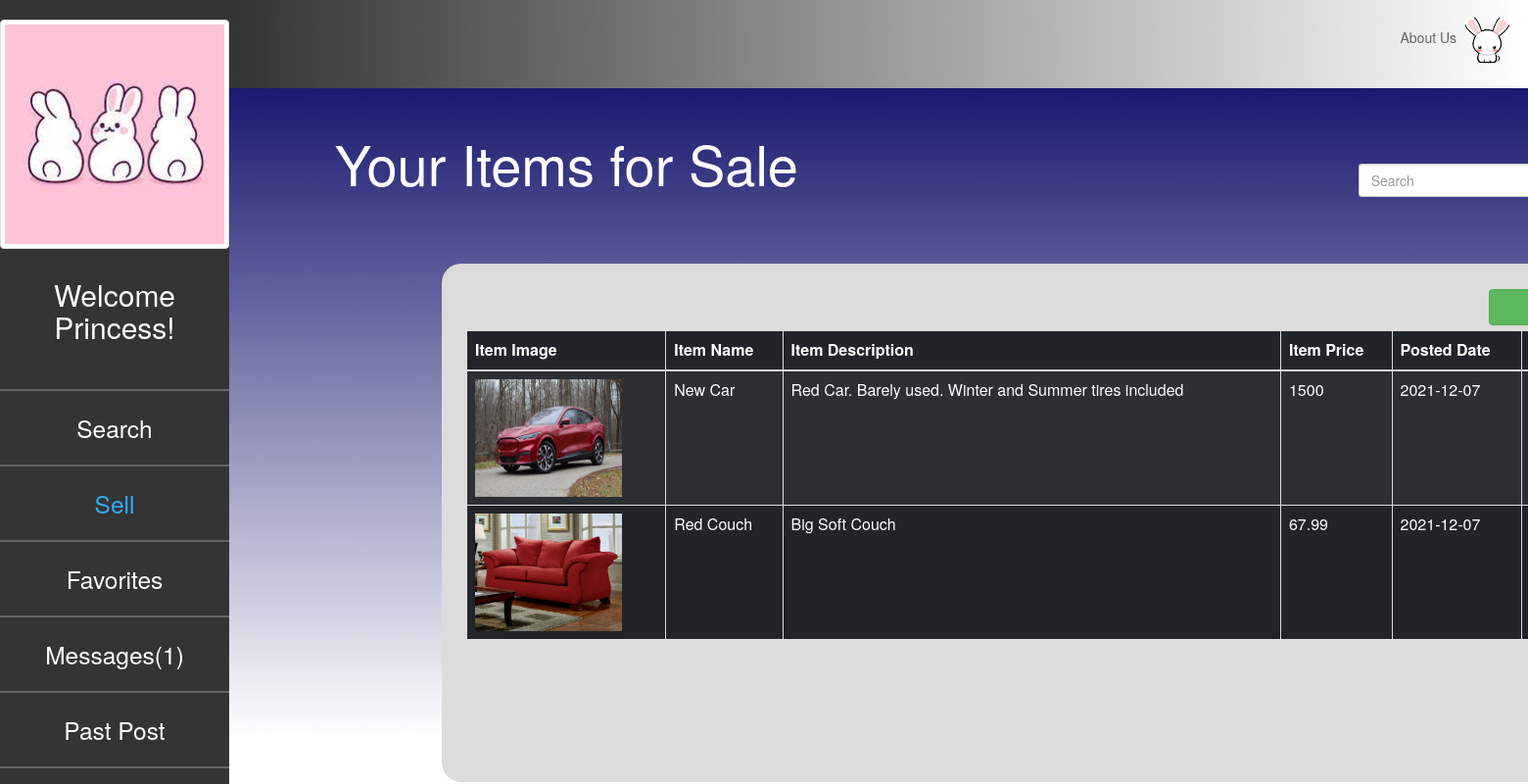
Page /Item/add (signed in) on the committed database.
### tables this page shows
CREATE TABLE `item` (
  `item_id` int(11) NOT NULL,
  `profile_id` int(11) NOT NULL,
  `item_name` varchar(50) NOT NULL,
  `item_pic` varchar(50) NOT NULL,
  `item_desc` text NOT NULL,
  `item_price` double NOT NULL,
  `posted_date` date NOT NULL DEFAULT current_timestamp(),
  `visits` int(11) NOT NULL,
  `status` enum('available','unavailable') NOT NULL DEFAULT 'available'
);

### app/core/Controller.php (called while the page is built, shortened)
<?php
class Controller{
	public function view($name,$data=null){
		include 'app/views/' . $name . '.php';
	}
}

### app/controllers/Item.php (called while the page is built, shortened)
<?php
class Item extends \app\core\Controller{
	public function index(){
		$item = new \app\models\Item();
		$result = $item->getAllItem($_SESSION['profile_id']);
		$this->view('Item/index',['item'=>$result]);
	}
}

### app/core/App.php (called while the page is built, shortened)
<?php
class App{
	private $method = 'index';
	public function __construct(){
		$url = $this->parseURL();
		if(isset($url[0])){
			unset($url[0]);
		}
		$this->controller = new $this->controller;
		if(isset($url[1])){
			unset($url[1]);
		}
		$this->params = $url ? array_values($url) : [];
		call_user_func_array(array($this->controller, $this->method), $this->params);
	}
	public function parseURL(){
		if(isset($_GET['url'])){
			return explode('/', filter_var(rtrim($_GET['url'], '/'),FILTER_SANITIZE_URL));
		}
	}
}

### index.php (called while the page is built, shortened)
<?php
new \app\core\App();

### app/models/Item.php (called while the page is built, shortened)
<?php
class Item extends \app\core\Model{
    public function getAllItem($profile_id){
        $SQL = "SELECT * FROM item WHERE profile_id = :profile_id AND `status` = 'available'";
        $STMT = self::$_connection->prepare($SQL);
        $STMT->execute(['profile_id'=>$profile_id]);
        $STMT->setFetchMode(\PDO::FETCH_CLASS,'app\\models\\Item');
        return $STMT->fetchAll();
    }
}

### app/core/Model.php (called while the page is built, shortened)
<?php
class Model{
	public function __construct(){
		$username = 'root';
		$password = '';
		$host = 'localhost';
		$DBname = 'teamproject';
	}
}

### app/views/Item/index.php (the view, shortened to what this page needs)
<html>
<head>
    <link href="https://cdn.jsdelivr.net/npm/bootstrap@5.1.3/dist/css/bootstrap.min.css" rel="stylesheet"
>
    <link rel="stylesheet" href="/app/css/design.css">
    <link rel="stylesheet" href="https://maxcdn.bootstrapcdn.com/bootstrap/3.4.1/css/bootstrap.min.css">
</head>
<body id='container'>
<div class="sidenav">
    <center>
    <img src="<?=$_SESSION['profile_pic'] ?>" class='img-thumbnail img-fluid' alt="Responsive image" id='logo' alt="">
    <center>
    <h2 class="nav-title" style="color:white; margin-top: 30px">
        Welcome <?=$_SESSION['profile_name'] ?>!
    </h2>
    <div class="admin-navbar-items">
        <hr class="admin-hr">
        <a href="/Profile/index">Search</a>
        <hr class="admin-hr">
        <a style="color: #2fadfc;" href="/Item/add">Sell</a>
        <hr class="admin-hr">
        <a href="/Favorite/index">Favorites</a>
        <hr class="admin-hr">
        <a href="/Message/index">Messages(<?php echo $_SESSION['messages_count'] ?>)</a>
        <hr class="admin-hr">
        <a href="/Item/past">Past Post</a>
        <hr class="admin-hr">
    </div>
    </center>
</div>
    <div class="p-4 topBar">
        <ul id="right-side">
            <a href="">About Us
                <img src="/images/bunny.gif" id="profilepic">
            </a>
        </ul>
    </div>
    <div class="blue-box">
     <div class="container" style="margin-left: 7%;">
         <form action="/Item/search" method="POST">
                 <div style='display:inline-block; margin-top: 4%'><h1 style="display:inline;color:white; width: 30%; font-size: 400%">Your Items for Sale</h1>
                 </div>
                 <div style='display:inline-block; margin-left: 25%'><input type="search" class="form-control rounded" placeholder="Search" style="width: 150%; margin-left: 145%"/>
                 </div>
         </form>
     </div>
    <div style='display:inline-block; height: 55%'>
        <div class="container insideColor" style="height: 40%; margin-left: 20%; margin-top: 5%; width: 400%; height: 145%">
            <section class="p-3" style="width: 85%;">
                <button type="button" class="btn btn-success btn-rounded" data-toggle="modal"
                        data-target="#modalCenter" style="margin-left: 97%; width: 20%; height: 7%; margin-top: 1.5%">Add new item</button>
                <div class="table-wrapper-scroll-y my-custom-scrollbar" style="width: 117%;margin-top: 0.5%">
                    <table class="table table-bordered table-striped table-dark">
                        <thead>
                            <tr>
                              <th scope="col">Item Image</th>
                              <th scope="col">Item Name</th>
                              <th scope="col">Item Description</th>
                              <th scope="col">Item Price</th>
                              <th scope="col">Posted Date</th>
                              <th scope="col">Actions</th>
                            </tr>
                        </thead>
                        <tbody>
                            <?php
                            foreach($data['item'] as $result) {
                            echo " <tr>
                                        <td >
                                            <img src='$result->item_pic' style='width:150px; height: 120px;'>
                                        </td>
                                        <td >$result->item_name</td>
                                        <td style='word-wrap:break-word'>$result->item_desc</td>
                                        <td >$result->item_price</td>
                                        <td >$result->posted_date</td>
                                        <td >
                                            <a href='/Item/edit/$result->item_id' class='btn btn-primary' style='width:100%;''>Edit</a>
                                            <a href='/Item/discard/$result->item_id' class='btn btn-danger' style='width:100%;''>Remove</a>
                                        </td>
                                    </tr>";
                                }
                            ?>
                        </tbody>
                    </table>
                 </div>
            </section>
        </div>
    </div>
</div>
</body>
</html>

### app/css/design.css (style rules this page uses)
#container { width: 100%; height: 83%; }
.sidenav { height: 100%; width: 15%; position: fixed; z-index: 1; top: 0; left: 0; background-color: #333434; overflow-x: hidden; padding-top: 20px; }
.sidenav a { text-decoration: none; font-size: 175%; color: white; display: block; }
.admin-navbar-items { margin-top: 20%; }
.admin-hr { color: white; width: 340px; }
.blue-box { margin-left: 15%; width: 85%; height: 100%; background-image: linear-gradient(to top, rgba(25,25,112,0), rgba(25,25,112,1)); }
.container { position: center; border-radius: 20px; }
.topBar { background-image: linear-gradient(to left, rgba(51, 52, 52,0), rgba(51, 52, 52,1)); color: #666666; margin-left: 15%; width: 85%; display: inline-block; }
.topBar a { color: #666666; vertical-align: middle; }
#right-side { display: inline; float: right; text-align: right; }
#right-side a { vertical-align: middle; }
#profilepic { height:50px; width: auto; border-radius:50px; }
.insideColor { background-color: #DCDCDC; }
.my-custom-scrollbar { position: relative; height: 84%; overflow: auto; }
.table-wrapper-scroll-y { display: block; }

### rows in the picture
item: item_pic (picture), item_name "New Car", item_desc "Red Car. Barely used. Winter and Summer tires included", item_price "1500", posted_date "2021-12-07"
item: item_pic (picture), item_name "Red Couch", item_desc "Big Soft Couch", item_price "67.99", posted_date "2021-12-07"

### other values in the picture
$_SESSION['profile_name'] "Princess"
$_SESSION['messages_count'] "1"
